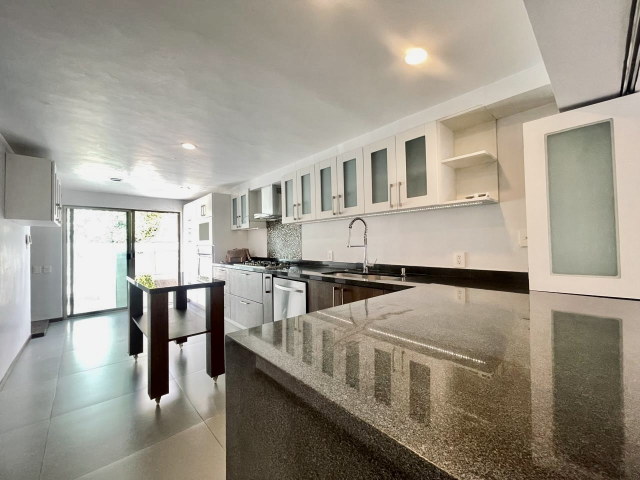
#> input picture propiedades/01_colinas_san_javier_casa_venta/fotografias/WhatsApp Image 2026-10-08 at 10.30.45 (1).jpeg, 1280 x 960 px (shown at 1/2 size)
$ python -i procesar_fotos.py   (imports and definitions only)
#> lines starting #> are read from the running program, lines starting #| are printed output that depends on the picture
#!/usr/bin/env python3
"""Pipeline deterministico de fotos y datos para MGP Prospeccion.

No depende de agentes/LLM ni de ImageMagick: usa Pillow.

Uso:
    python3 procesar_fotos.py --datos              # portal_data.json + batches
    python3 procesar_fotos.py --procesar           # mejora iluminacion de todas
    python3 procesar_fotos.py --procesar --batch 1 # solo un batch
    python3 procesar_fotos.py --todo               # datos + procesar

Salidas:
    portal_data.json
    fotos_batch/batch-{1,2,3}/lista.txt
    propiedades/<id>/fotografias_procesadas/
    status/data_collector.json
    status/content_gen_{1,2,3}.json
"""

from __future__ import annotations

import argparse
import json
import sys
from datetime import datetime, timezone
from pathlib import Path

BASE = Path(__file__).resolve().parent
PROPIEDADES = BASE / "propiedades"
BATCH_DIR = BASE / "fotos_batch"
STATUS_DIR = BASE / "status"
EXT_IMAGEN = {".jpg", ".jpeg", ".png", ".webp"}
MAX_DIM = 7020
N_BATCHES = 3


def ahora() -> str:
    return datetime.now(timezone.utc).astimezone().strftime("%Y-%m-%d %H:%M:%S")


def escribir_json(ruta: Path, datos: dict) -> None:
    ruta.parent.mkdir(parents=True, exist_ok=True)
    ruta.write_text(json.dumps(datos, ensure_ascii=False, indent=2) + "\n", encoding="utf-8")


# [97 lines left out: functions cargar_ficha, leer_descripciones, listar_fotos, recolectar, construir_datos, not called in this run]


def mejorar_foto(origen: Path, destino: Path) -> tuple[int, int]:
#> called with destino = 'out.png'
    from PIL import Image, ImageEnhance, ImageFilter, ImageOps

    Image.MAX_IMAGE_PIXELS = None
    with Image.open(origen) as img:
#> img is the input picture: PIL image 1280x960 RGB; mean R, G, B 156, 149.9, 137.8
        img = ImageOps.exif_transpose(img)
        if img.mode != "RGB":
            img = img.convert("RGB")

        # Iluminacion profesional de estudio inmobiliario (sin quitar fondos).
        img = ImageOps.autocontrast(img, cutoff=2)
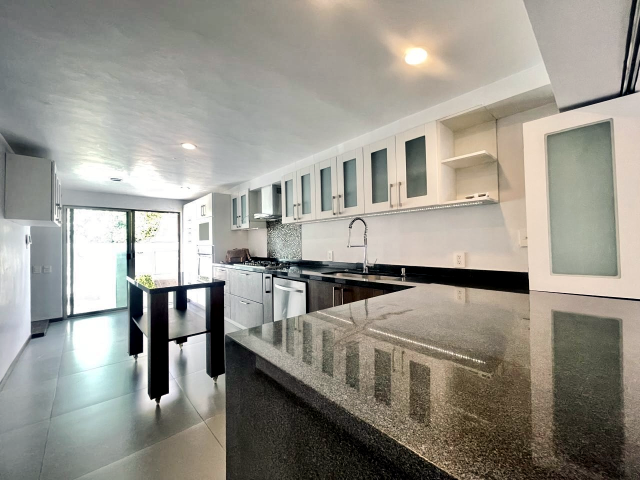
#> img: PIL image 1280x960 RGB (shown at 1/2 size); mean R, G, B 151.6, 148.7, 140
        img = ImageEnhance.Brightness(img).enhance(1.06)
        img = ImageEnhance.Contrast(img).enhance(1.12)
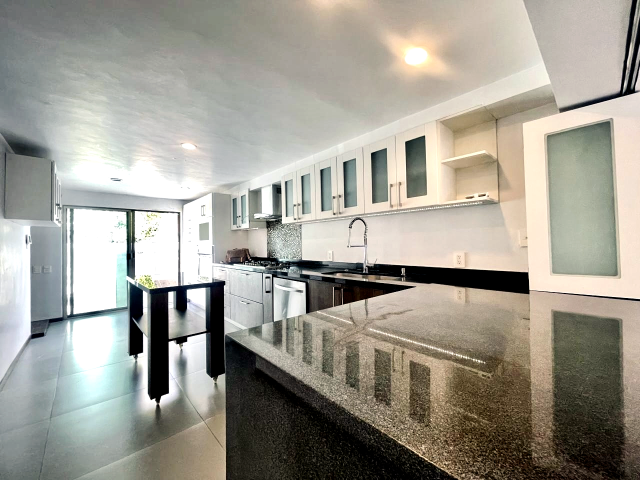
#> img: PIL image 1280x960 RGB (shown at 1/2 size); mean R, G, B 159.3, 156, 145.8
        img = ImageEnhance.Color(img).enhance(1.04)
        img = img.filter(ImageFilter.UnsharpMask(radius=1.2, percent=80, threshold=3))

        ancho, alto = img.size
#> ancho = 1280; alto = 960
        mayor = max(ancho, alto)
#> mayor = 1280
        if mayor > MAX_DIM:
            factor = MAX_DIM / mayor
            img = img.resize((round(ancho * factor), round(alto * factor)), Image.LANCZOS)
            ancho, alto = img.size

#> (the run stopped early here; a loop or call above may not have finished)

$ run again, on propiedades/02_country_club_depto_venta/fotografias/10.jpeg
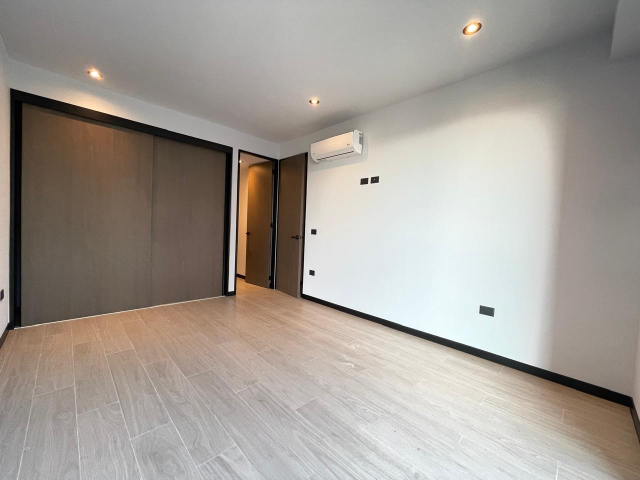
#> input picture propiedades/02_country_club_depto_venta/fotografias/10.jpeg, 1280 x 960 px (shown at 1/2 size)
#> in mejorar_foto, img is the input picture: PIL image 1280x960 RGB; mean R, G, B 162.7, 155.8, 148.5
#> in mejorar_foto, `img = ImageOps.autocontrast(img, cutoff=2)`:
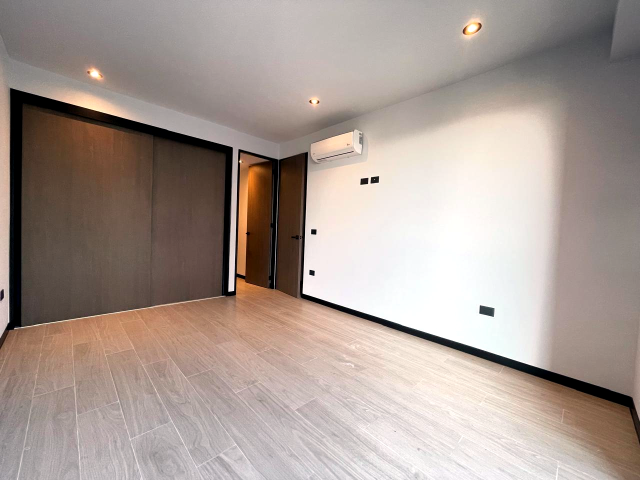
#> img: PIL image 1280x960 RGB (shown at 1/2 size); mean R, G, B 168.2, 154.4, 147
#> in mejorar_foto, `img = ImageEnhance.Contrast(img).enhance(1.12)`:
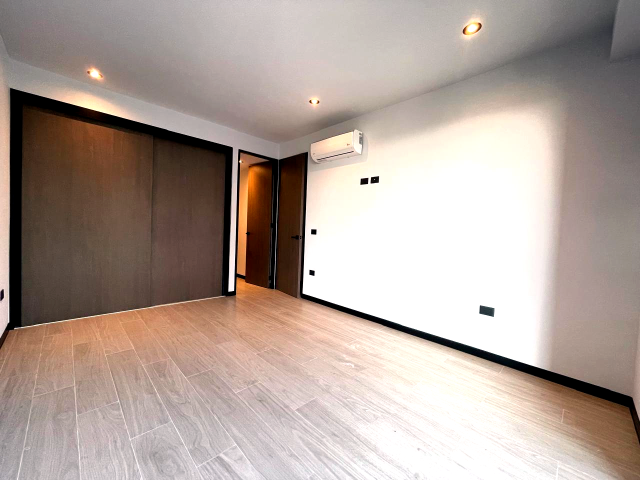
#> img: PIL image 1280x960 RGB (shown at 1/2 size); mean R, G, B 176, 160.8, 152.5

$ run again, on propiedades/02_country_club_depto_venta/fotografias/11.jpeg
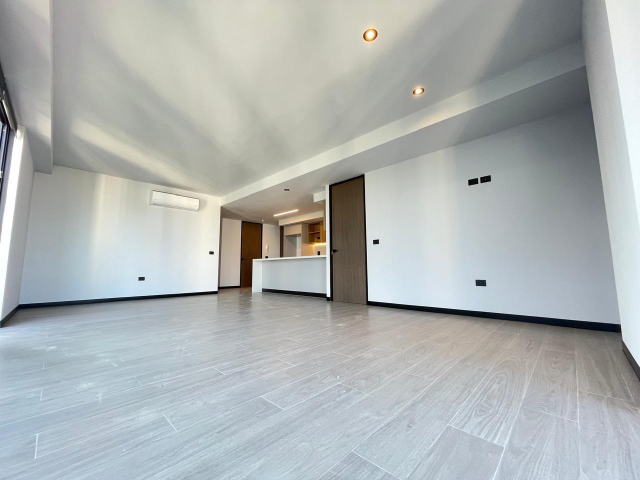
#> input picture propiedades/02_country_club_depto_venta/fotografias/11.jpeg, 1280 x 960 px (shown at 1/2 size)
#> in mejorar_foto, img is the input picture: PIL image 1280x960 RGB; mean R, G, B 173.2, 177.7, 177
#> in mejorar_foto, `img = ImageOps.autocontrast(img, cutoff=2)`:
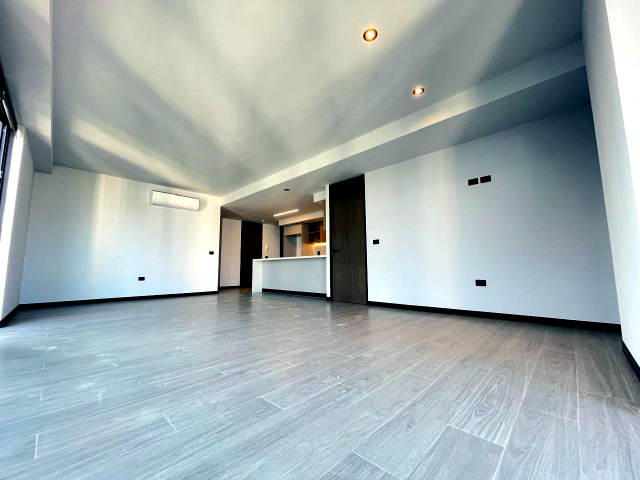
#> img: PIL image 1280x960 RGB (shown at 1/2 size); mean R, G, B 160.4, 172.1, 172.7

$ run again, on propiedades/03_elysian_country_amueblado_renta/fotografias/EB-UY1771 (10).jpg
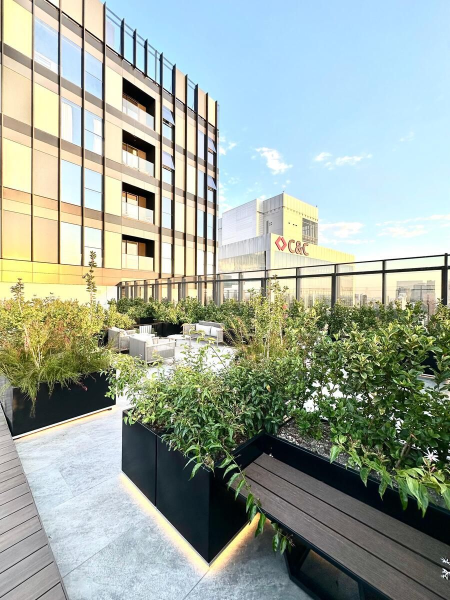
#> input picture propiedades/03_elysian_country_amueblado_renta/fotografias/EB-UY1771 (10).jpg, 900 x 1200 px (shown at 1/2 size)
#> in mejorar_foto, img is the input picture: PIL image 900x1200 RGB; mean R, G, B 158.1, 169.3, 157.6
#> in mejorar_foto, `img = ImageEnhance.Contrast(img).enhance(1.12)`:
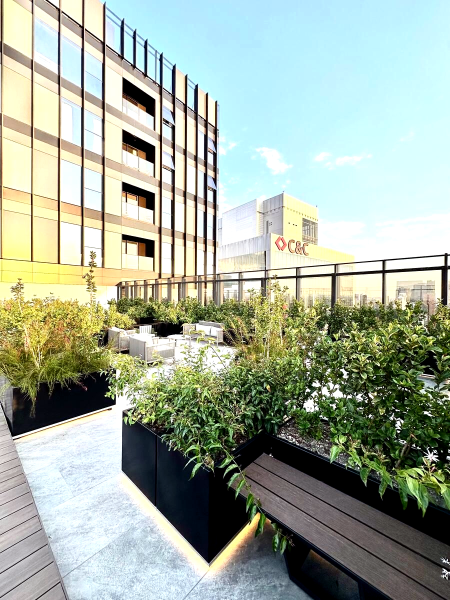
#> img: PIL image 900x1200 RGB (shown at 1/2 size); mean R, G, B 162.5, 173.6, 158.2
